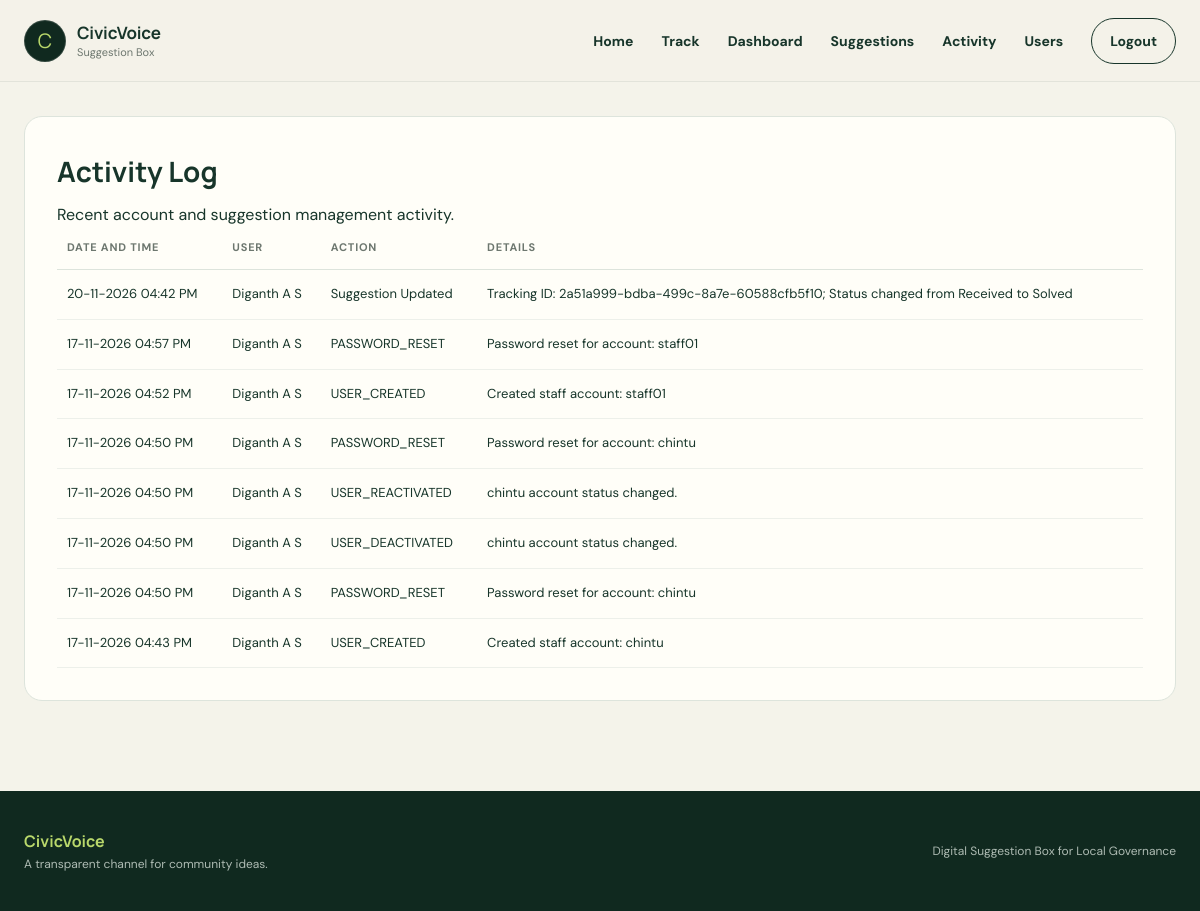
Screenshot of /admin/activity (signed in) with the database file from the repository.
### app/models.py (models this page shows)
class ActivityLog(db.Model):
    id = db.Column(db.Integer, primary_key=True)
    user_id = db.Column(
        db.Integer,
        db.ForeignKey("user.id", ondelete="SET NULL"),
        nullable=True
    )
    action = db.Column(db.String(100), nullable=False)
    details = db.Column(db.Text, nullable=True)
    created_at = db.Column(
        db.DateTime,
        default=datetime.utcnow
    )

class User(UserMixin, db.Model):
    id = db.Column(db.Integer, primary_key=True)
    public_user_id = db.Column(db.String(20), unique=True, nullable=True)
    username = db.Column(
        db.String(80),
        unique=True,
        nullable=False
    )
    full_name = db.Column(db.String(100), nullable=True)
    mobile_number = db.Column(db.String(16), unique=True, nullable=True)
    email = db.Column(db.String(254), unique=True, nullable=True)
    password_hash = db.Column(db.String(255), nullable=False)
    role = db.Column(db.String(20), nullable=False)
    is_active = db.Column(
        db.Boolean,
        default=True,
        nullable=False
    )
    must_change_password = db.Column(
        db.Boolean,
        default=True,
        nullable=False
    )
    failed_login_attempts = db.Column(
        db.Integer,
        default=0,
        nullable=False
    )
    locked_until = db.Column(db.DateTime, nullable=True)
    setup_token_nonce = db.Column(db.String(64), nullable=True)
    created_at = db.Column(
        db.DateTime,
        default=datetime.utcnow
    )

### app/routes.py (the view)
    @app.route("/admin/activity")
    @admin_required
    def activity_log():
        activity_entries = (
            db.session.query(ActivityLog, User.username)
            .outerjoin(User, ActivityLog.user_id == User.id)
            .order_by(ActivityLog.created_at.desc(), ActivityLog.id.desc())
            .all()
        )
        return render_template(
            "activity_log.html",
            activity_entries=activity_entries
        )

### app/__init__.py (called while the page is built)
@login_manager.user_loader
def load_user(user_id):
    from app.models import User
    try:
        user_id = int(user_id)
    except (TypeError, ValueError):
        return None
    user = db.session.get(User, user_id)
    if user is None or not user.is_active:
        return None
    return user

### app/routes.py (called while the page is built)
def admin_required(view_function):
    @wraps(view_function)
    @login_required
    def wrapped_view(*args, **kwargs):
        if current_user.role != "admin":
            abort(403)
        return view_function(*args, **kwargs)
    return wrapped_view

### app/templates/activity_log.html (shortened to what this page needs)
{% extends "base.html" %}
{% block content %}
<section class="form-container">
    <h2>{% if staff_view %}Suggestion Activity{% else %}Activity Log{% endif %}</h2>
    <p>{% if staff_view %}Recent suggestion status updates handled by staff and administrators.{% else %}Recent account and suggestion management activity.{% endif %}</p>
    {% if activity_entries %}
        <div style="overflow-x: auto;">
            <table>
                <thead>
                    <tr>
                        <th>Date and Time</th>
                        <th>User</th>
                        <th>Action</th>
                        <th>Details</th>
                    </tr>
                </thead>
                <tbody>
                    {% for log, username in activity_entries %}
                        <tr>
                            <td>{{ log.created_at.strftime("%d-%m-%Y %I:%M %p") }}</td>
                            <td>{{ username or "Deleted user" }}</td>
                            <td>{{ log.action }}</td>
                            <td>{{ log.details or "No details provided." }}</td>
                        </tr>
                    {% endfor %}
                </tbody>
            </table>
        </div>
    {% else %}
        <p>No activity has been recorded yet.</p>
    {% endif %}
</section>
{% endblock %}

### app/static/style.css (style rules this page uses)
:root { --ink: #17352a; --green: #1f7a5a; --green-dark: #10291f; --lime: #b9d86b; --cream: #f4f3ea; --paper: #fffef8; --line: #dde4dc; --muted: #6d776f; --orange: #e69b55; }
* { box-sizing: border-box; margin: 0; padding: 0; }
html { scroll-behavior: smooth; }
body { min-height: 100vh; display: flex; flex-direction: column; font-family: "DM Sans", Arial, sans-serif; color: var(--ink); background: var(--cream); line-height: 1.6; }
h1, h2, h3, strong, .brand { font-family: "Manrope", "DM Sans", sans-serif; }
.form-container { background: var(--paper); border: 1px solid var(--line); border-radius: 18px; padding: 32px; margin-bottom: 18px; }
.form-container h2 { font-size: 28px; margin-bottom: 8px; }
.form-container table { width: 100%; border-collapse: collapse; font-size: 13px; }
.form-container th { text-align: left; color: var(--muted); font-size: 11px; text-transform: uppercase; letter-spacing: .8px; border-bottom: 1px solid var(--line); padding: 12px 10px; }
.form-container td { border-bottom: 1px solid #edf0ea; padding: 14px 10px; }

### rows the page displays
ActivityLog: created_at "20-11-2026 04:42 PM", username "Diganth A S", action "Suggestion Updated", details "Tracking ID: 2a51a999-bdba-499c-8a7e-60588cfb5f10; Status changed from Received to Solved"
ActivityLog: created_at "17-11-2026 04:57 PM", username "Diganth A S", action "PASSWORD_RESET", details "Password reset for account: staff01"
ActivityLog: created_at "17-11-2026 04:52 PM", username "Diganth A S", action "USER_CREATED", details "Created staff account: staff01"
ActivityLog: created_at "17-11-2026 04:50 PM", username "Diganth A S", action "PASSWORD_RESET", details "Password reset for account: chintu"
ActivityLog: created_at "17-11-2026 04:50 PM", username "Diganth A S", action "USER_REACTIVATED", details "chintu account status changed."
ActivityLog: created_at "17-11-2026 04:50 PM", username "Diganth A S", action "USER_DEACTIVATED", details "chintu account status changed."
ActivityLog: created_at "17-11-2026 04:50 PM", username "Diganth A S", action "PASSWORD_RESET", details "Password reset for account: chintu"
ActivityLog: created_at "17-11-2026 04:43 PM", username "Diganth A S", action "USER_CREATED", details "Created staff account: chintu"
